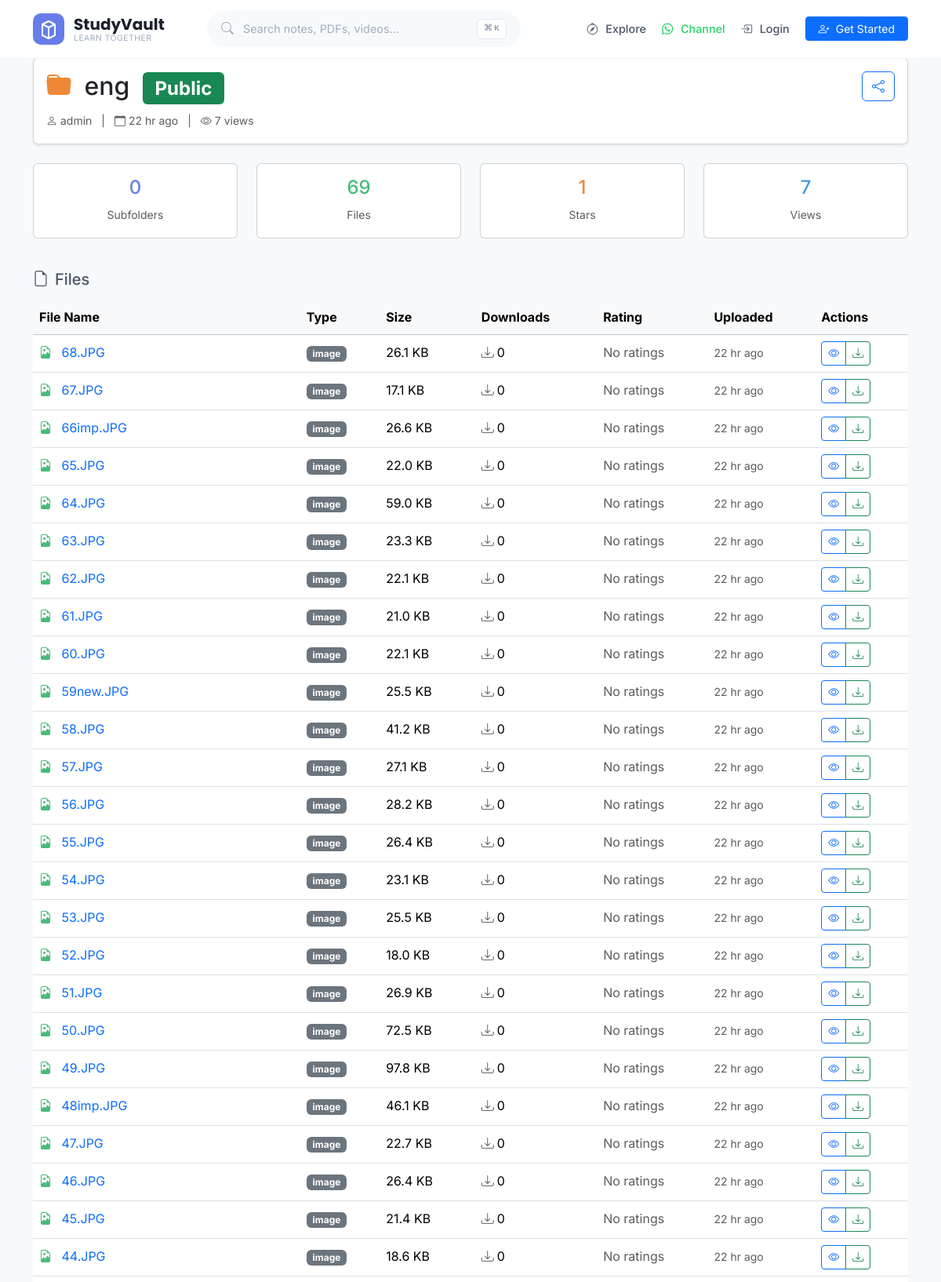
/folder/1 (upper part), run on the app's committed database.
### models.py (models this page shows, shortened)
class Folder(db.Model):
    __tablename__ = 'folders'
    id = db.Column(db.Integer, primary_key=True)
    name = db.Column(db.String(200), nullable=False)
    slug = db.Column(db.String(250), nullable=True)
    description = db.Column(db.Text, nullable=True)
    parent_id = db.Column(db.Integer, db.ForeignKey('folders.id'), nullable=True)
    owner_id = db.Column(db.Integer, db.ForeignKey('users.id'), nullable=False)
    category_id = db.Column(db.Integer, db.ForeignKey('categories.id'), nullable=True)
    is_public = db.Column(db.Boolean, default=False)
    is_featured = db.Column(db.Boolean, default=False)
    password = db.Column(db.String(256), nullable=True)
    subject = db.Column(db.String(50), nullable=True)
    class_level = db.Column(db.String(50), nullable=True)
    view_count = db.Column(db.Integer, default=0)
    share_token = db.Column(db.String(50), unique=True, nullable=True)
    created_at = db.Column(db.DateTime, default=datetime.utcnow)
    updated_at = db.Column(db.DateTime, default=datetime.utcnow, onupdate=datetime.utcnow)
    children = db.relationship('Folder', backref=db.backref('parent', remote_side=[id]), lazy='dynamic')
    files = db.relationship('File', backref='folder', lazy='dynamic', cascade='all, delete-orphan')
    def get_star_count(self):
        return Favourite.query.filter_by(folder_id=self.id).count()

class User(UserMixin, db.Model):
    __tablename__ = 'users'
    id = db.Column(db.Integer, primary_key=True)
    username = db.Column(db.String(80), unique=True, nullable=False, index=True)
    email = db.Column(db.String(120), unique=True, nullable=False, index=True)
    password_hash = db.Column(db.String(256), nullable=False)
    full_name = db.Column(db.String(150), nullable=True)
    bio = db.Column(db.Text, nullable=True)
    avatar = db.Column(db.String(300), default='default.png')
    location = db.Column(db.String(100), nullable=True)
    website = db.Column(db.String(200), nullable=True)
    instagram = db.Column(db.String(100), nullable=True)
    twitter = db.Column(db.String(100), nullable=True)
    youtube = db.Column(db.String(200), nullable=True)
    is_active = db.Column(db.Boolean, default=True)
    is_admin = db.Column(db.Boolean, default=False)
    is_verified = db.Column(db.Boolean, default=False)
    created_at = db.Column(db.DateTime, default=datetime.utcnow)
    last_login = db.Column(db.DateTime, nullable=True)
    reset_token = db.Column(db.String(100), nullable=True)
    reset_token_expiry = db.Column(db.DateTime, nullable=True)
    folders = db.relationship('Folder', backref='owner', lazy='dynamic', foreign_keys='Folder.owner_id')
    files = db.relationship('File', backref='uploader', lazy='dynamic', foreign_keys='File.uploaded_by')
    favourites = db.relationship('Favourite', backref='user', lazy='dynamic')
    comments = db.relationship('Comment', backref='author', lazy='dynamic')
    ratings = db.relationship('Rating', backref='user', lazy='dynamic')
    notifications = db.relationship('Notification', backref='user', lazy='dynamic')

class File(db.Model):
    __tablename__ = 'files'
    id = db.Column(db.Integer, primary_key=True)
    filename = db.Column(db.String(300), nullable=False)
    stored_filename = db.Column(db.String(300), nullable=False, unique=True)
    file_type = db.Column(db.String(20), nullable=False)
    mime_type = db.Column(db.String(100), nullable=True)
    description = db.Column(db.Text, nullable=True)
    folder_id = db.Column(db.Integer, db.ForeignKey('folders.id'), nullable=False)
    uploaded_by = db.Column(db.Integer, db.ForeignKey('users.id'), nullable=False)
    size = db.Column(db.BigInteger, nullable=False)
    download_count = db.Column(db.Integer, default=0)
    view_count = db.Column(db.Integer, default=0)
    share_token = db.Column(db.String(50), unique=True, nullable=True)
    uploaded_at = db.Column(db.DateTime, default=datetime.utcnow)
    updated_at = db.Column(db.DateTime, default=datetime.utcnow, onupdate=datetime.utcnow)
    comments = db.relationship('Comment', backref='file', lazy='dynamic', cascade='all, delete-orphan')
    ratings = db.relationship('Rating', backref='file', lazy='dynamic', cascade='all, delete-orphan')
    tags = db.relationship('Tag', secondary='file_tags', backref='files', lazy='dynamic')
    def get_size_formatted(self):
        size = self.size
        for unit in ['B', 'KB', 'MB', 'GB']:
            if size < 1024:
                return f"{size:.1f} {unit}"
            size /= 1024
        return f"{size:.1f} TB"
    def get_icon(self):
        icons = {
            'pdf': 'bi-file-earmark-pdf text-danger',
            'image': 'bi-file-earmark-image text-success',
            'audio': 'bi-file-earmark-music text-warning',
            'video': 'bi-file-earmark-play text-primary',
            'document': 'bi-file-earmark-word text-info',
            'presentation': 'bi-file-earmark-ppt text-orange',
            'text': 'bi-file-earmark-text text-secondary'
        }
        return icons.get(self.file_type, 'bi-file-earmark text-secondary')
    def get_average_rating(self):
        ratings = self.ratings.all()
        if not ratings:
            return 0
        return sum(r.rating for r in ratings) / len(ratings)

### app.py (the view)
@app.route('/folder/<int:folder_id>')
def folder_view(folder_id):
    folder = Folder.query.get_or_404(folder_id)
    if not folder.is_public:
        if not current_user.is_authenticated or folder.owner_id != current_user.id:
            flash('This folder is private.', 'warning')
            return redirect(url_for('index'))
    if folder.password and not session.get(f'folder_access_{folder_id}'):
        if not current_user.is_authenticated or folder.owner_id != current_user.id:
            return redirect(url_for('folder_password', folder_id=folder_id))
    folder.view_count += 1
    db.session.commit()
    subfolders = Folder.query.filter_by(parent_id=folder_id).all()
    files = File.query.filter_by(folder_id=folder_id).order_by(File.uploaded_at.desc()).all()
    breadcrumb = []
    current = folder
    while current:
        breadcrumb.insert(0, current)
        current = current.parent
    is_starred = False
    if current_user.is_authenticated:
        is_starred = Favourite.query.filter_by(
            user_id=current_user.id,
            folder_id=folder_id
        ).first() is not None
    return render_template('folder.html',
                         folder=folder,
                         subfolders=subfolders,
                         files=files,
                         breadcrumb=breadcrumb,
                         is_starred=is_starred)

### templates/folder.html (shortened to what this page needs)
{% extends 'base.html' %}
{% block content %}
<div class="container py-4">
    <nav aria-label="breadcrumb" class="mb-4">
        <ol class="breadcrumb">
            <li class="breadcrumb-item"><a href="{{ url_for('dashboard') }}">Dashboard</a></li>
            {% for crumb in breadcrumb %}
                {% if loop.last %}
                    <li class="breadcrumb-item active">{{ crumb.name }}</li>
                {% else %}
                    <li class="breadcrumb-item">
                        <a href="{{ url_for('folder_view', folder_id=crumb.id) }}">{{ crumb.name }}</a>
                    </li>
                {% endif %}
            {% endfor %}
        </ol>
    </nav>
    <div class="card mb-4 shadow-sm">
        <div class="card-body">
            <div class="d-flex justify-content-between align-items-start">
                <div>
                    <h2 class="mb-2">
                        <i class="bi bi-folder-fill text-warning me-2"></i>
                        {{ folder.name }}
                        {% if folder.is_public %}
                            <span class="badge bg-success ms-2">Public</span>
                        {% else %}
                            <span class="badge bg-secondary ms-2">Private</span>
                        {% endif %}
                    </h2>
                    <small class="text-muted">
                        <i class="bi bi-person me-1"></i>{{ folder.owner.username }}
                        <span class="mx-2">|</span>
                        <i class="bi bi-calendar me-1"></i>{{ format_datetime(folder.created_at) }}
                        <span class="mx-2">|</span>
                        <i class="bi bi-eye me-1"></i>{{ folder.view_count }} views
                    </small>
                </div>
                <div class="d-flex gap-2">
                    {% if folder.share_token %}
                        <button class="btn btn-outline-primary"
                                onclick="copyShareLink('{{ url_for('shared_folder', token=folder.share_token, _external=True) }}')"
                                title="Copy share link">
                            <i class="bi bi-share"></i>
                        </button>
                    {% endif %}
                </div>
            </div>
        </div>
    </div>
    <div class="row mb-4">
        <div class="col-md-3 col-6 mb-3">
            <div class="card text-center h-100">
                <div class="card-body">
                    <h4 class="text-primary">{{ subfolders|length }}</h4>
                    <small class="text-muted">Subfolders</small>
                </div>
            </div>
        </div>
        <div class="col-md-3 col-6 mb-3">
            <div class="card text-center h-100">
                <div class="card-body">
                    <h4 class="text-success">{{ files|length }}</h4>
                    <small class="text-muted">Files</small>
                </div>
            </div>
        </div>
        <div class="col-md-3 col-6 mb-3">
            <div class="card text-center h-100">
                <div class="card-body">
                    <h4 class="text-warning">{{ folder.get_star_count() }}</h4>
                    <small class="text-muted">Stars</small>
                </div>
            </div>
        </div>
        <div class="col-md-3 col-6 mb-3">
            <div class="card text-center h-100">
                <div class="card-body">
                    <h4 class="text-info">{{ folder.view_count }}</h4>
                    <small class="text-muted">Views</small>
                </div>
            </div>
        </div>
    </div>
    <div class="mb-4">
        <h5 class="mb-3"><i class="bi bi-file-earmark me-2"></i>Files</h5>
        {% if files %}
        <div class="table-responsive">
            <table class="table table-hover align-middle">
                <thead class="table-light">
                    <tr>
                        <th>File Name</th>
                        <th>Type</th>
                        <th>Size</th>
                        <th>Downloads</th>
                        <th>Rating</th>
                        <th>Uploaded</th>
                        <th>Actions</th>
                    </tr>
                </thead>
                <tbody>
                    {% for file in files %}
                    <tr>
                        <td>
                            <a href="{{ url_for('file_view', file_id=file.id) }}" class="text-decoration-none">
                                <i class="{{ file.get_icon() }} me-2"></i>
                                {{ file.filename }}
                            </a>
                        </td>
                        <td>
                            <span class="badge bg-secondary">{{ file.file_type }}</span>
                        </td>
                        <td>{{ file.get_size_formatted() }}</td>
                        <td>
                            <i class="bi bi-download text-muted me-1"></i>{{ file.download_count }}
                        </td>
                        <td>
                            {% set avg_rating = file.get_average_rating() %}
                            {% if avg_rating > 0 %}
                                <span class="text-warning">
                                    {% for i in range(5) %}
                                        {% if i < avg_rating|int %}
                                            <i class="bi bi-star-fill"></i>
                                        {% else %}
                                            <i class="bi bi-star"></i>
                                        {% endif %}
                                    {% endfor %}
                                </span>
                                <small class="text-muted">({{ file.get_rating_count() }})</small>
                            {% else %}
                                <span class="text-muted">No ratings</span>
                            {% endif %}
                        </td>
                        <td>
                            <small class="text-muted">{{ format_datetime(file.uploaded_at) }}</small>
                        </td>
                        <td>
                            <div class="btn-group btn-group-sm">
                                <a href="{{ url_for('file_view', file_id=file.id) }}"
                                   class="btn btn-outline-primary" title="View">
                                    <i class="bi bi-eye"></i>
                                </a>
                                <a href="{{ url_for('download_file', file_id=file.id) }}"
                                   class="btn btn-outline-success" title="Download">
                                    <i class="bi bi-download"></i>
                                </a>
                            </div>
                        </td>
                    </tr>
                    {% endfor %}
                </tbody>
            </table>
        </div>
        {% endif %}
    </div>
</div>
{% endblock %}

### data on the page
Folder: name "eng", created_at "22 hr ago", view_count "7", get_star_count "1"
User: owner.username "admin"
File: filename "68.JPG", file_type "image", get_size_formatted "26.1 KB", download_count "0", shows "No ratings", uploaded_at "22 hr ago"
File: filename "67.JPG", file_type "image", get_size_formatted "17.1 KB", download_count "0", shows "No ratings", uploaded_at "22 hr ago"
File: filename "66imp.JPG", file_type "image", get_size_formatted "26.6 KB", download_count "0", shows "No ratings", uploaded_at "22 hr ago"
File: filename "65.JPG", file_type "image", get_size_formatted "22.0 KB", download_count "0", shows "No ratings", uploaded_at "22 hr ago"
File: filename "64.JPG", file_type "image", get_size_formatted "59.0 KB", download_count "0", shows "No ratings", uploaded_at "22 hr ago"
File: filename "63.JPG", file_type "image", get_size_formatted "23.3 KB", download_count "0", shows "No ratings", uploaded_at "22 hr ago"
File: filename "62.JPG", file_type "image", get_size_formatted "22.1 KB", download_count "0", shows "No ratings", uploaded_at "22 hr ago"
File: filename "61.JPG", file_type "image", get_size_formatted "21.0 KB", download_count "0", shows "No ratings", uploaded_at "22 hr ago"
File: filename "60.JPG", file_type "image", get_size_formatted "22.1 KB", download_count "0", shows "No ratings", uploaded_at "22 hr ago"
File: filename "59new.JPG", file_type "image", get_size_formatted "25.5 KB", download_count "0", shows "No ratings", uploaded_at "22 hr ago"
File: filename "58.JPG", file_type "image", get_size_formatted "41.2 KB", download_count "0", shows "No ratings", uploaded_at "22 hr ago"
File: filename "57.JPG", file_type "image", get_size_formatted "27.1 KB", download_count "0", shows "No ratings", uploaded_at "22 hr ago"
File: filename "56.JPG", file_type "image", get_size_formatted "28.2 KB", download_count "0", shows "No ratings", uploaded_at "22 hr ago"
File: filename "55.JPG", file_type "image", get_size_formatted "26.4 KB", download_count "0", shows "No ratings", uploaded_at "22 hr ago"
File: filename "54.JPG", file_type "image", get_size_formatted "23.1 KB", download_count "0", shows "No ratings", uploaded_at "22 hr ago"
File: filename "53.JPG", file_type "image", get_size_formatted "25.5 KB", download_count "0", shows "No ratings", uploaded_at "22 hr ago"
File: filename "52.JPG", file_type "image", get_size_formatted "18.0 KB", download_count "0", shows "No ratings", uploaded_at "22 hr ago"
File: filename "51.JPG", file_type "image", get_size_formatted "26.9 KB", download_count "0", shows "No ratings", uploaded_at "22 hr ago"
File: filename "50.JPG", file_type "image", get_size_formatted "72.5 KB", download_count "0", shows "No ratings", uploaded_at "22 hr ago"
File: filename "49.JPG", file_type "image", get_size_formatted "97.8 KB", download_count "0", shows "No ratings", uploaded_at "22 hr ago"
File: filename "48imp.JPG", file_type "image", get_size_formatted "46.1 KB", download_count "0", shows "No ratings", uploaded_at "22 hr ago"
File: filename "47.JPG", file_type "image", get_size_formatted "22.7 KB", download_count "0", shows "No ratings", uploaded_at "22 hr ago"
File: filename "46.JPG", file_type "image", get_size_formatted "26.4 KB", download_count "0", shows "No ratings", uploaded_at "22 hr ago"
File: filename "45.JPG", file_type "image", get_size_formatted "21.4 KB", download_count "0", shows "No ratings", uploaded_at "22 hr ago"
File: filename "44.JPG", file_type "image", get_size_formatted "18.6 KB", download_count "0", shows "No ratings", uploaded_at "22 hr ago"

### other printed values
{{ subfolders|length }} "0"
{{ files|length }} "69"
